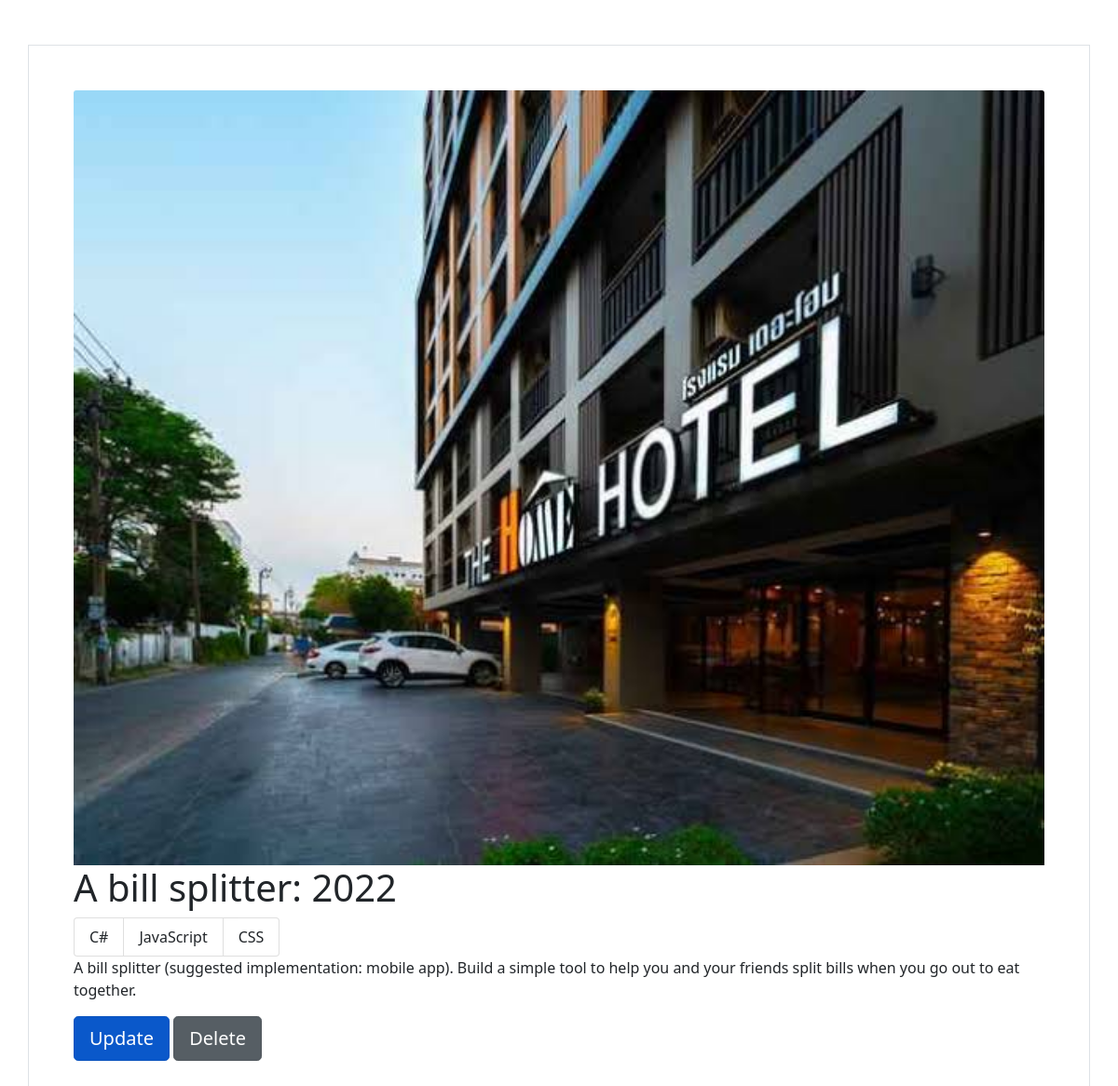
Page /project/ec5ac8d8-f59e-4060-93d8-0a628881598a/ on the earlier database version.
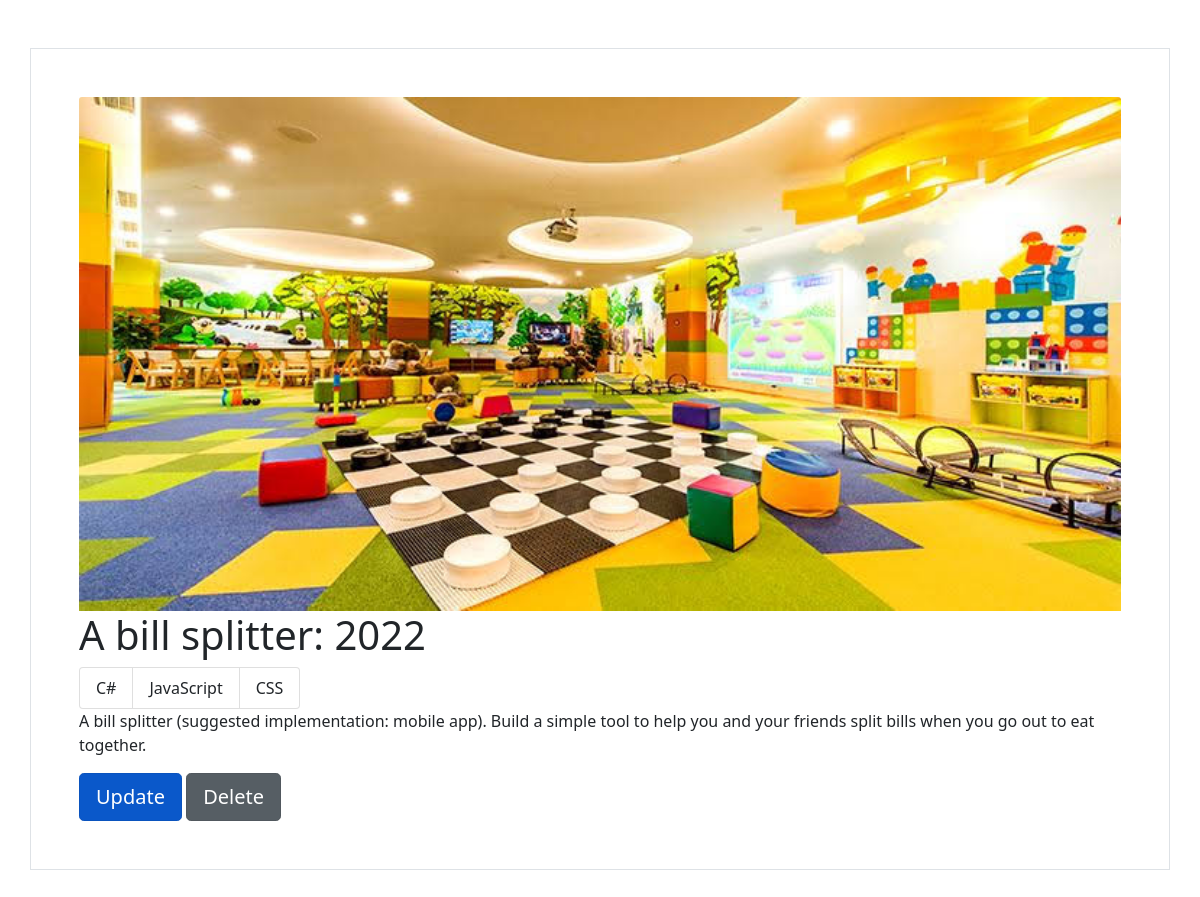
Same page on the later database version.
### project/models.py (models this page shows, shortened)
class Project(models.Model):
    id = models.UUIDField(default=uuid.uuid4, editable=False, null=False, blank=False, primary_key=True)
    title = models.CharField(null=False, blank=False, max_length=200)
    description = models.TextField(null=True, blank=True)
    featured_image = models.ImageField(null=True, blank=True, default='Design.JPG', upload_to='static/images/')
    demo_link = models.CharField(null=True, blank=True, max_length=200)
    source_code = models.CharField(null=True, blank=True, max_length=200)
    created = models.DateTimeField(auto_now_add=True)
    tags = models.ManyToManyField('Tag', blank=True)

### project/views.py (the view)
# urls.py: path('', include('project.urls')),
def project(request, pk):
    project = Project.objects.get(id=pk)
    tags = project.tags.all()
    context = {"project":project, 'tags':tags}
    return render(request, 'project/project.html', context)

### project/templates/project/project.html (shortened to what this page needs)
<!DOCTYPE html>
{% load static %}
<html lang="en">
  <head>
    <link
      href="https://cdn.jsdelivr.net/npm/bootstrap@5.1.3/dist/css/bootstrap.min.css"
      rel="stylesheet"
    />
  </head>
  <body>
    <div class="container p-5 my-5 border">
      {% if project.featured_image %}
      <img src="{{project.featured_image.url}}" class="card-img-top" alt="" />
      {% else %}
      <img src="{% static 'images/b.jpeg' %}" class="card-img-top" alt="" />
      {% endif %}
      <h1>{{project.title}}</h1>
      <ul class="list-group list-group-horizontal">
        {% for tag in tags %}
        <li class="list-group-item">{{tag.name}}</li>
        {% endfor %}
      </ul>
      <p>{{project.description}}</p>
      <a
        href="{% url 'update-project' project.id %}"
        class="btn btn-primary btn-lg active"
        role="button"
        aria-pressed="true"
        >Update</a
      >
      <a
        href="{% url 'delete-project' project.id %}"
        class="btn btn-secondary btn-lg active"
        role="button"
        aria-pressed="true"
        >Delete</a
      >
    </div>
  </body>
</html>

Differences in the rows shown:
changed Project: featured_image: a different picture
